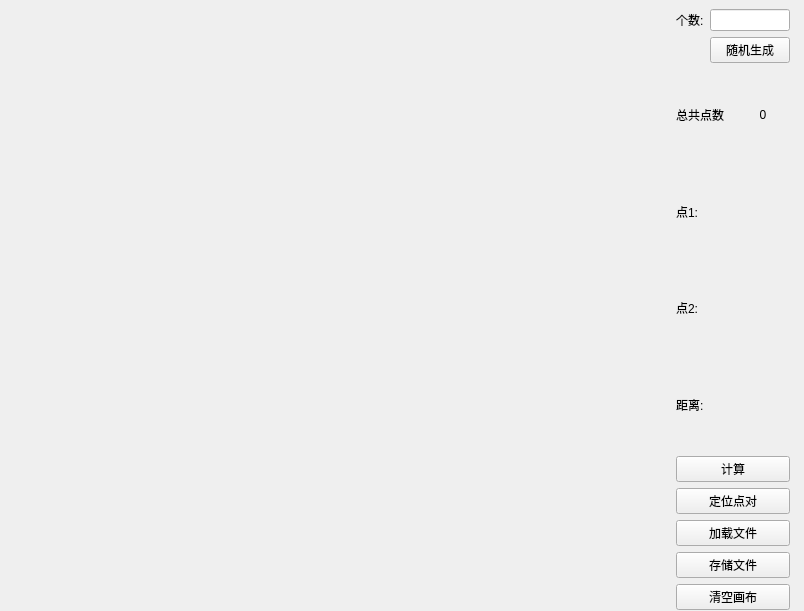
<?xml version="1.0" encoding="UTF-8"?>
<ui version="4.0">
 <class>GameGui</class>
 <widget class="QWidget" name="GameGui">
  <property name="geometry">
   <rect>
    <x>0</x>
    <y>0</y>
    <width>804</width>
    <height>611</height>
   </rect>
  </property>
  <property name="sizePolicy">
   <sizepolicy hsizetype="Fixed" vsizetype="Fixed">
    <horstretch>0</horstretch>
    <verstretch>0</verstretch>
   </sizepolicy>
  </property>
  <property name="windowTitle">
   <string>最近点对</string>
  </property>
  <widget class="QWidget" name="horizontalLayoutWidget">
   <property name="geometry">
    <rect>
     <x>9</x>
     <y>9</y>
     <width>781</width>
     <height>601</height>
    </rect>
   </property>
   <layout class="QHBoxLayout" name="horizontalLayout" stretch="6,1">
    <item>
     <layout class="QVBoxLayout" name="graphicViewLayout"/>
    </item>
    <item>
     <layout class="QVBoxLayout" name="controlPanelLayout" stretch="1,5">
      <item>
       <layout class="QGridLayout" name="gridLayout" rowstretch="0,0">
        <item row="0" column="1">
         <widget class="QLabel" name="label">
          <property name="sizePolicy">
           <sizepolicy hsizetype="Preferred" vsizetype="Fixed">
            <horstretch>0</horstretch>
            <verstretch>0</verstretch>
           </sizepolicy>
          </property>
          <property name="text">
           <string>个数:</string>
          </property>
         </widget>
        </item>
        <item row="1" column="2">
         <widget class="QPushButton" name="randomGenBtn">
          <property name="text">
           <string>随机生成</string>
          </property>
         </widget>
        </item>
        <item row="0" column="2">
         <widget class="QLineEdit" name="randomNumEdit">
          <property name="toolTip">
           <string>1~10000</string>
          </property>
         </widget>
        </item>
       </layout>
      </item>
      <item>
       <layout class="QVBoxLayout" name="verticalLayout_3" stretch="0,0,0,0,0,0">
        <item>
         <layout class="QGridLayout" name="gridLayout_2">
          <item row="1" column="0">
           <widget class="QLabel" name="label_2">
            <property name="text">
             <string>点1:</string>
            </property>
           </widget>
          </item>
          <item row="1" column="1">
           <widget class="QLabel" name="p1Label">
            <property name="text">
             <string/>
            </property>
            <property name="alignment">
             <set>Qt::AlignCenter</set>
            </property>
           </widget>
          </item>
          <item row="2" column="1">
           <widget class="QLabel" name="p2Label">
            <property name="text">
             <string/>
            </property>
            <property name="alignment">
             <set>Qt::AlignCenter</set>
            </property>
           </widget>
          </item>
          <item row="3" column="1">
           <widget class="QLabel" name="minDistLabel">
            <property name="text">
             <string/>
            </property>
            <property name="alignment">
             <set>Qt::AlignCenter</set>
            </property>
           </widget>
          </item>
          <item row="2" column="0">
           <widget class="QLabel" name="label_4">
            <property name="text">
             <string>点2:</string>
            </property>
           </widget>
          </item>
          <item row="3" column="0">
           <widget class="QLabel" name="label_6">
            <property name="text">
             <string>距离:</string>
            </property>
           </widget>
          </item>
          <item row="0" column="0">
           <widget class="QLabel" name="label_3">
            <property name="text">
             <string>总共点数</string>
            </property>
           </widget>
          </item>
          <item row="0" column="1">
           <widget class="QLabel" name="totalNumLabel">
            <property name="text">
             <string>0</string>
            </property>
            <property name="alignment">
             <set>Qt::AlignCenter</set>
            </property>
           </widget>
          </item>
         </layout>
        </item>
        <item>
         <widget class="QPushButton" name="calBtn">
          <property name="text">
           <string>计算</string>
          </property>
         </widget>
        </item>
        <item>
         <widget class="QPushButton" name="locateBtn">
          <property name="text">
           <string>定位点对</string>
          </property>
         </widget>
        </item>
        <item>
         <widget class="QPushButton" name="loadBtn">
          <property name="text">
           <string>加载文件</string>
          </property>
         </widget>
        </item>
        <item>
         <widget class="QPushButton" name="saveBtn">
          <property name="text">
           <string>存储文件</string>
          </property>
         </widget>
        </item>
        <item>
         <widget class="QPushButton" name="clearBtn">
          <property name="text">
           <string>清空画布</string>
          </property>
         </widget>
        </item>
       </layout>
      </item>
     </layout>
    </item>
   </layout>
  </widget>
 </widget>
 <resources/>
 <connections/>
</ui>
